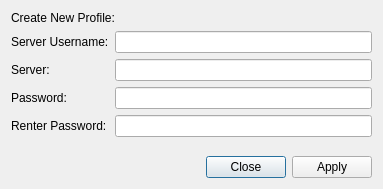
<?xml version="1.0" encoding="UTF-8"?>
<ui version="4.0">
 <class>CreateProfileDialog</class>
 <widget class="QDialog" name="CreateProfileDialog">
  <property name="geometry">
   <rect>
    <x>0</x>
    <y>0</y>
    <width>383</width>
    <height>189</height>
   </rect>
  </property>
  <property name="windowTitle">
   <string>Dialog</string>
  </property>
  <layout class="QGridLayout" name="gridLayout_2">
   <item row="0" column="0">
    <layout class="QGridLayout" name="gridLayout">
     <item row="4" column="0">
      <widget class="QLabel" name="passwordLabel2">
       <property name="text">
        <string>Renter Password:</string>
       </property>
      </widget>
     </item>
     <item row="1" column="1">
      <widget class="QLineEdit" name="serverUserEdit"/>
     </item>
     <item row="2" column="1">
      <widget class="QLineEdit" name="serverEdit"/>
     </item>
     <item row="0" column="0" colspan="2">
      <widget class="QLabel" name="label">
       <property name="text">
        <string>Create New Profile:</string>
       </property>
      </widget>
     </item>
     <item row="2" column="0">
      <widget class="QLabel" name="label_3">
       <property name="text">
        <string>Server:</string>
       </property>
      </widget>
     </item>
     <item row="1" column="0">
      <widget class="QLabel" name="label_2">
       <property name="text">
        <string>Server Username:</string>
       </property>
      </widget>
     </item>
     <item row="4" column="1">
      <widget class="QLineEdit" name="passwordEdit2">
       <property name="echoMode">
        <enum>QLineEdit::Password</enum>
       </property>
      </widget>
     </item>
     <item row="3" column="1">
      <widget class="QLineEdit" name="passwordEdit1">
       <property name="inputMethodHints">
        <set>Qt::ImhHiddenText|Qt::ImhNoAutoUppercase|Qt::ImhNoPredictiveText</set>
       </property>
       <property name="echoMode">
        <enum>QLineEdit::Password</enum>
       </property>
      </widget>
     </item>
     <item row="3" column="0">
      <widget class="QLabel" name="label_4">
       <property name="text">
        <string>Password:</string>
       </property>
      </widget>
     </item>
     <item row="5" column="1">
      <spacer name="verticalSpacer">
       <property name="orientation">
        <enum>Qt::Vertical</enum>
       </property>
       <property name="sizeHint" stdset="0">
        <size>
         <width>20</width>
         <height>40</height>
        </size>
       </property>
      </spacer>
     </item>
    </layout>
   </item>
   <item row="1" column="0">
    <widget class="QDialogButtonBox" name="buttonBox">
     <property name="orientation">
      <enum>Qt::Horizontal</enum>
     </property>
     <property name="standardButtons">
      <set>QDialogButtonBox::Apply|QDialogButtonBox::Close</set>
     </property>
    </widget>
   </item>
  </layout>
 </widget>
 <tabstops>
  <tabstop>serverUserEdit</tabstop>
  <tabstop>serverEdit</tabstop>
  <tabstop>passwordEdit1</tabstop>
  <tabstop>passwordEdit2</tabstop>
  <tabstop>buttonBox</tabstop>
 </tabstops>
 <resources/>
 <connections>
  <connection>
   <sender>buttonBox</sender>
   <signal>accepted()</signal>
   <receiver>CreateProfileDialog</receiver>
   <slot>accept()</slot>
   <hints>
    <hint type="sourcelabel">
     <x>248</x>
     <y>254</y>
    </hint>
    <hint type="destinationlabel">
     <x>157</x>
     <y>274</y>
    </hint>
   </hints>
  </connection>
  <connection>
   <sender>buttonBox</sender>
   <signal>rejected()</signal>
   <receiver>CreateProfileDialog</receiver>
   <slot>reject()</slot>
   <hints>
    <hint type="sourcelabel">
     <x>316</x>
     <y>260</y>
    </hint>
    <hint type="destinationlabel">
     <x>286</x>
     <y>274</y>
    </hint>
   </hints>
  </connection>
 </connections>
</ui>
